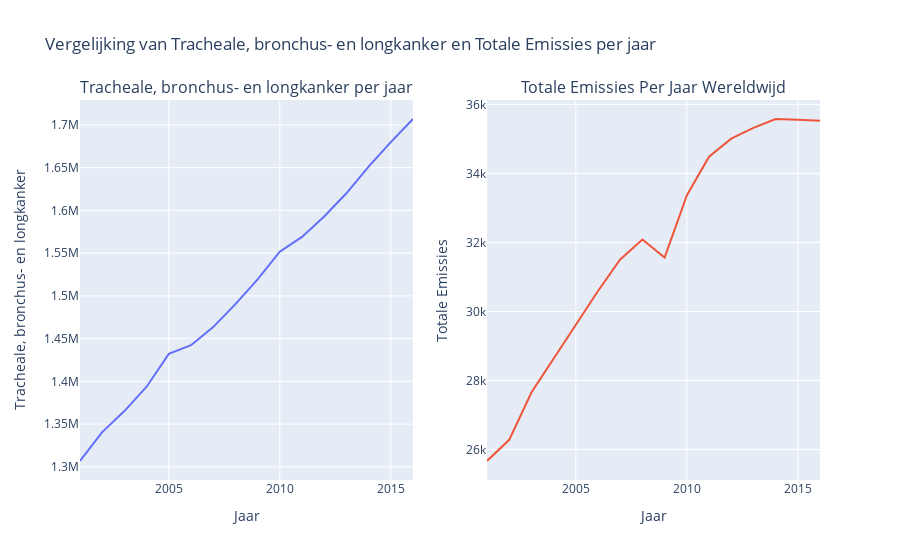

The code cell stored with this chart in its notebook:
### Markdown cell above
# Perspectief 2: Fijnstof

Luchtvervuiling en met name fijnstof is een van de grootste veroorzakers van longkanker.

Luchtvervuiling en met name fijnstof, wat veroorzaakt wordt door onvolledige verbranding van fossiele brandstoffen (Cohen & Pope, 1995), is een grote veroorzaker van onder andere longkanker. In 2016 was met 19 procent van alle kanker-gerelateerde overlijdens TBL-kanker (Trachea, bronchiën en longkanker) de grootste doodsoorzaak onder alle kankersoorten (Safiri et al., 2021). De globale uitstoot stijgt, en met die uitstoot dus ook de uitstoot van fijnstof. Dit leidt tot een toename in TBL kanker, hieronder is een aantal grafieken neergezet die goed laten zien wat de uitstoot van fijnstof voor invloed heeft op TBL-kanker.

### Code cell
# importeer gecleande dataframes 
year_lung_cancer = pd.read_csv("csv/df/cancer_cleaned_data.csv")
year_total_emissions = pd.read_csv("csv/df/emissions_cleaned_data.csv")

# Create a subplot figure with 1 row and 2 columns
fig = make_subplots(rows=1, cols=2, subplot_titles=('Tracheale, bronchus- en longkanker per jaar', 'Totale Emissies Per Jaar Wereldwijd'))

# Add the lung cancer data trace to the first subplot
fig.add_trace(go.Scatter(x=year_lung_cancer['Year'], y=year_lung_cancer["Tracheal, bronchus, and lung cancer "],
                         mode='lines', name='Tracheale, bronchus- en longkanker'),
              row=1, col=1)

# Add the total emissions data trace to the second subplot
fig.add_trace(go.Scatter(x=year_total_emissions['Year'], y=year_total_emissions['Total'],
                         mode='lines', name='Totale Emissies'),
              row=1, col=2)

# Update the layout for the entire figure
fig.update_layout(
    title_text='Vergelijking van Tracheale, bronchus- en longkanker en Totale Emissies per jaar',
    showlegend=False
)

# Update x-axis and y-axis titles for each subplot
fig.update_xaxes(title_text='Jaar', row=1, col=1)
fig.update_yaxes(title_text='Tracheale, bronchus- en longkanker', row=1, col=1)
fig.update_xaxes(title_text='Jaar', row=1, col=2)
fig.update_yaxes(title_text='Totale Emissies', row=1, col=2)

# Show the plot
fig.show()

### Figure 1 — Plotly figure (JSON) as saved in the notebook; plotly's stock layout.template omitted (floating-point values rounded to 4 significant figures)
{"data": [{"mode": "lines", "name": "Tracheale, bronchus- en longkanker", "type": "scatter", "x": [2001, 2002, 2003, 2004, 2005, 2006, 2007, 2008, 2009, 2010, 2011, 2012, 2013, 2014, 2015, 2016], "xaxis": "x", "y": [1307000.0, 1341000.0, 1365000.0, 1394000.0, 1432000.0, 1442000.0, 1463000.0, 1490000.0, 1519000.0, 1552000.0, 1569000.0, 1593000.0, 1620000.0, 1651000.0, 1680000.0, 1707000.0], "yaxis": "y"}, {"mode": "lines", "name": "Totale Emissies", "type": "scatter", "x": [2001, 2002, 2003, 2004, 2005, 2006, 2007, 2008, 2009, 2010, 2011, 2012, 2013, 2014, 2015, 2016], "xaxis": "x2", "y": [25670.0, 26280.0, 27650.0, 28640.0, 29610.0, 30590.0, 31510.0, 32090.0, 31560.0, 33360.0, 34490.0, 35010.0, 35320.0, 35580.0, 35560.0, 35520.0], "yaxis": "y2"}], "layout": {"annotations": [{"font": {"size": 16}, "showarrow": false, "text": "Tracheale, bronchus- en longkanker per jaar", "x": 0.225, "xanchor": "center", "xref": "paper", "y": 1, "yanchor": "bottom", "yref": "paper"}, {"font": {"size": 16}, "showarrow": false, "text": "Totale Emissies Per Jaar Wereldwijd", "x": 0.775, "xanchor": "center", "xref": "paper", "y": 1, "yanchor": "bottom", "yref": "paper"}], "showlegend": false, "title": {"text": "Vergelijking van Tracheale, bronchus- en longkanker en Totale Emissies per jaar"}, "xaxis": {"anchor": "y", "domain": [0, 0.45], "title": {"text": "Jaar"}}, "xaxis2": {"anchor": "y2", "domain": [0.55, 1], "title": {"text": "Jaar"}}, "yaxis": {"anchor": "x", "domain": [0, 1], "title": {"text": "Tracheale, bronchus- en longkanker"}}, "yaxis2": {"anchor": "x2", "domain": [0, 1], "title": {"text": "Totale Emissies"}}}}
